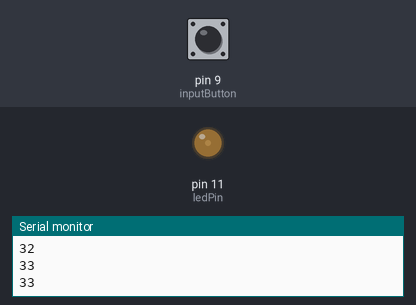
Simulated run of this sketch. Board: Arduino Uno, built with avr-gcc and run on an emulated ATmega328P. Shown: output pins drawn as LEDs (lit = HIGH), the last lines printed to the serial monitor. The inputs (shaded band) are chosen by the test bench; at power-on: pin 9 (inputButton) HIGH.

Above: at 1.2 s.
1.3 s: pin 9 (inputButton) pulled LOW for 1 s
At 4.24 s:
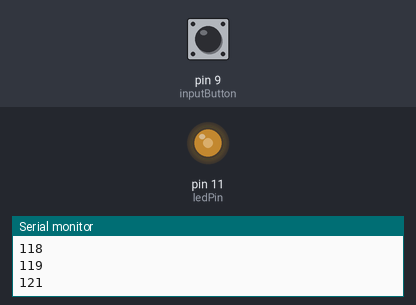
5.3 s: pin 9 (inputButton) pulled LOW for 0.15 s
At 7.71 s:
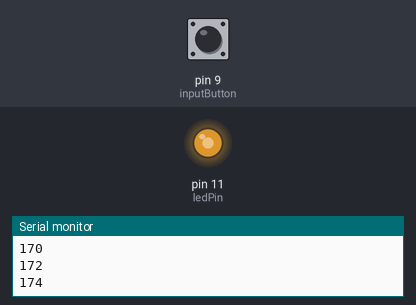
Timing chart, 0 to 14.3 s (numbered marks = the images above; inputs shaded):
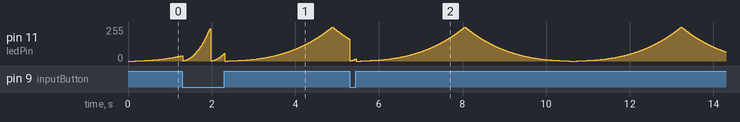

The sketch:

fade.ino
```cpp
/*
   CIE1931 fade
   Produces an LED fade that appears visually linear, using the CIE1931
   perceived lightness formula.
   When button is pressed, LED Fade cycle with sqrt exponential increase

   references:
   - http://hyperphysics.phy-astr.gsu.edu/hbase/vision/cie.html
   - https://jared.geek.nz/2013/feb/linear-led-pwm
   - https://github.com/lawtalker/rotary_dimmer/wiki
  circuit:
  - LED attached to pin 5

  created 5 May 2019
  modified 9 June 2019
  by Tom Igoe
  modified 3 Feb 2020
  by Aidan Fowler
*/

int currentLevel = 1; // current light level
int change = 1;       // change each time you fade
byte cie1931[256];    // pre-calculated PWM levels
int ledPin = 11;
int inputButton = 9;
int speedFactor = 1;
boolean buttonPressed = false;

void setup() {
  Serial.begin(9600);
  // pre-calculate the PWM levels from CIE1931 formulas:
  fillCIETable();
  pinMode(ledPin, OUTPUT);
  pinMode(inputButton, INPUT_PULLUP);
}

void loop() {

  // decrease or increase by 1 point each time
  // if at the bottom or top, change the direction:
  if (currentLevel <= 0 || currentLevel >= 255) {
    change = -change;
  }

  if(digitalRead(inputButton) == LOW){
   speedFactor += sqrt(speedFactor);
   if(speedFactor >= 255){
    speedFactor = 1;
   }
   buttonPressed = true;
   analogWrite(ledPin, speedFactor);
   delay(10);
  }
  else{
    if(buttonPressed){
      //re-initialize
      currentLevel = 1;
      speedFactor = 1;
      buttonPressed = false;
    }
    currentLevel += change;
    analogWrite(ledPin, cie1931[currentLevel]);
  }

  // PWM output the result. Get levels from
  // the pre-calculated CIE1931 table:

  delay(10);
  Serial.println(cie1931[currentLevel]);
}

void fillCIETable() {
  /*
    For CIE, the following formulas have  Y as luminance, and
    Yn is the luminance of a white reference (basically, max luminance).
    This assumes a perceived lightness value L* between 0 and 100,
    and  a luminance value Y of 0-1.0.
    if L* > 8:  Y = ((L* + 16) / 116)^3 * Yn
    if L* <= 8: Y = L* *903.3 * Yn
  */
  // set the range of values:
  float maxValue = 255;
  // scaling factor to convert from 0-100 to 0-maxValue:
  float scalingFactor = 100 / maxValue;
  // luminance value:
  float Y = 0.0;

  // iterate over the array and calculate the right value for it:
  for (int l = 0; l <= maxValue; l++) {
    // you need to scale L from a 0-255 range to a 0-100 range:
    float lScaled = float(l) * scalingFactor;
    if ( lScaled <= 8 ) {
      Y = (lScaled / 903.3);
    } else {
      float foo = (lScaled + 16) / 116.0;
      Y = pow(foo, 3);
    }
    // multiply to get 0-maxValue, and fill in the table:
    cie1931[l] = Y * maxValue;
  }
}
```
